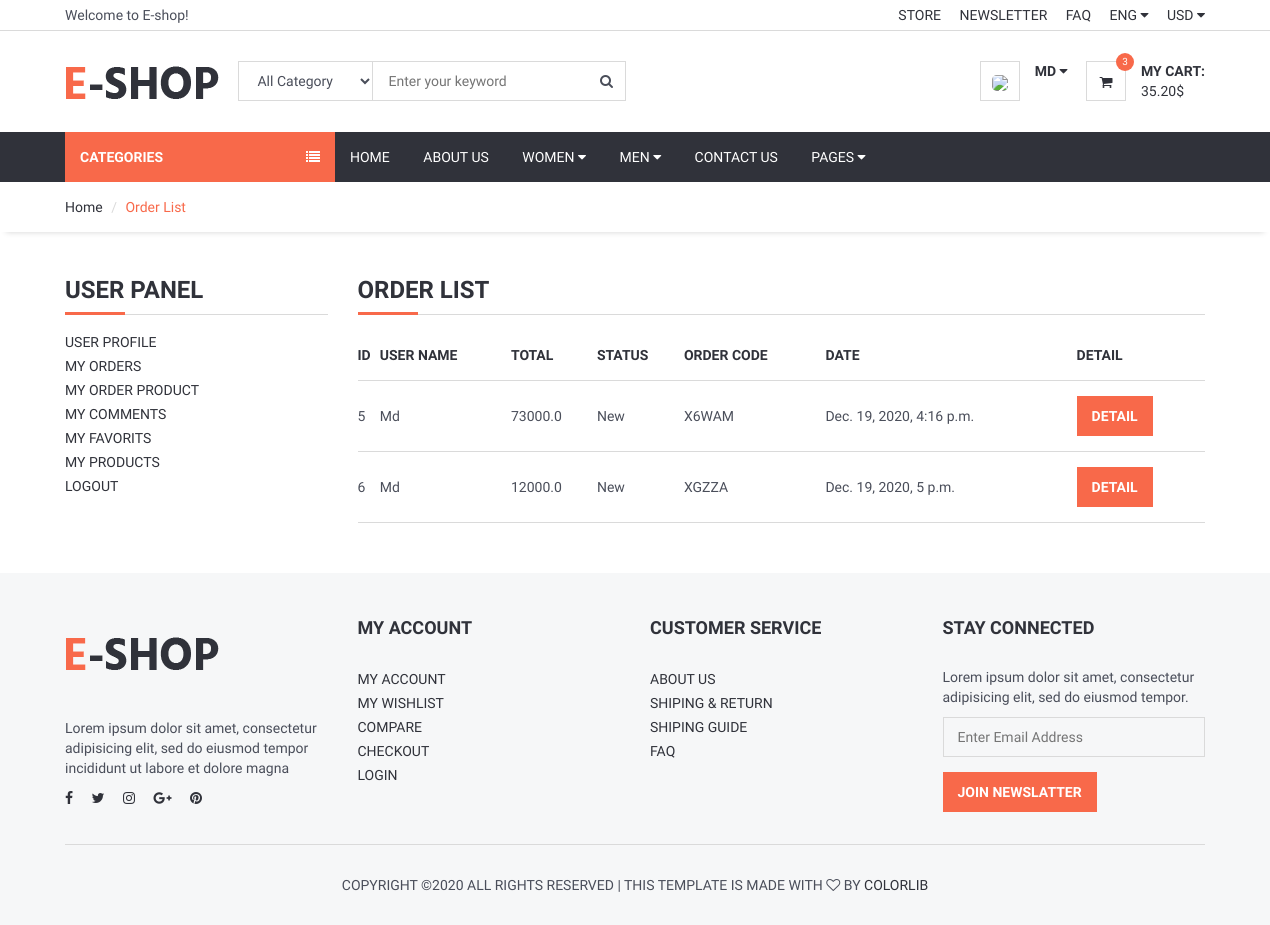
The page /user/orders/ (signed in) on the database as committed earlier.
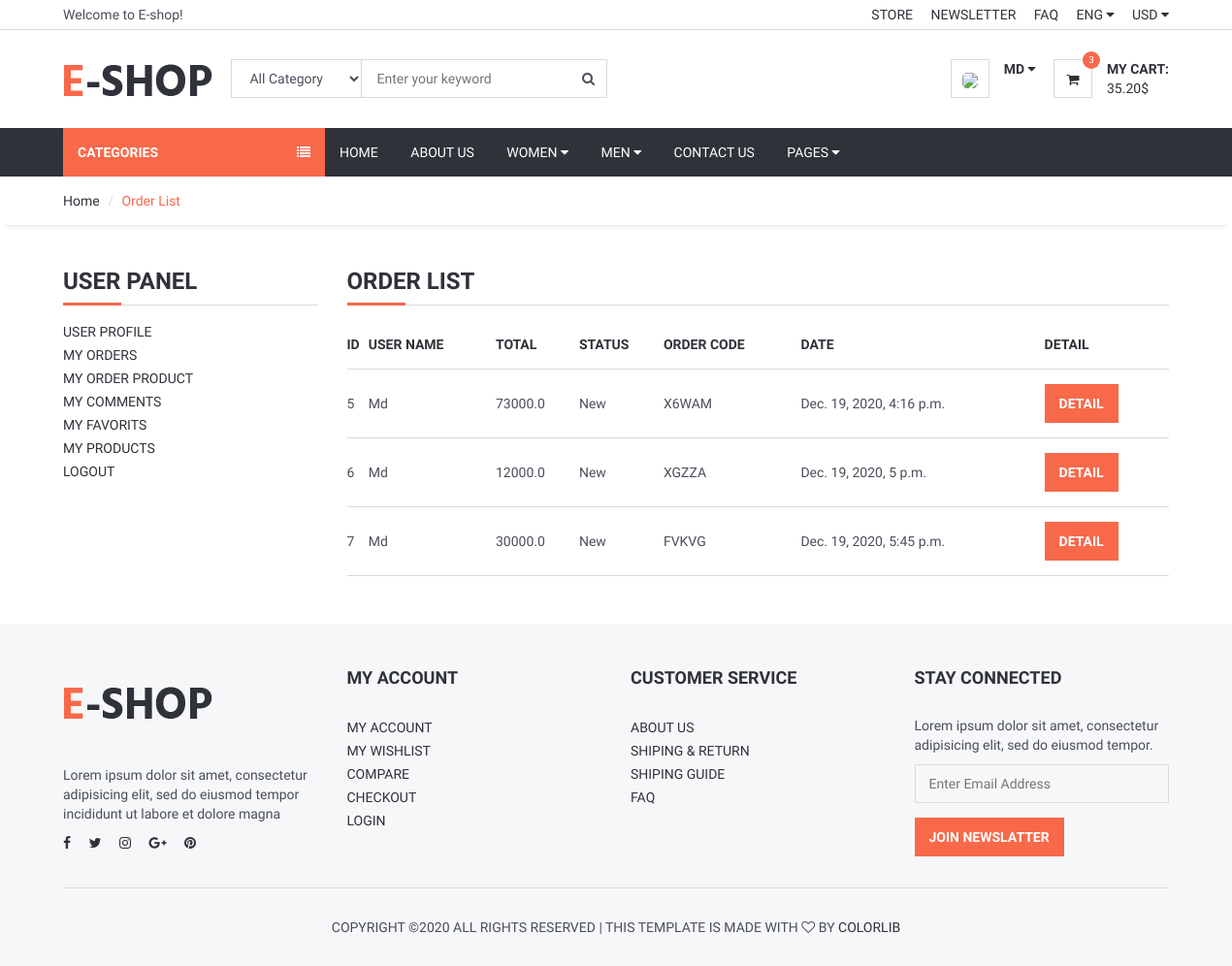
The same page on the database as committed later.
### order/models.py (models this page shows, shortened)
class Order(models.Model):
    STATUS = (
        ('New', 'New'),
        ('Accepted', 'Accepted'),
        ('Preaparing', 'Preaparing'),
        ('OnShipping', 'OnShipping'),
        ('Completed', 'Completed'),
        ('Canceled', 'Canceled'),
    )
    user = models.ForeignKey(User , on_delete=models.SET_NULL, null=True)
    code = models.CharField(max_length=5, editable=False)
    first_name = models.CharField(max_length=50)
    last_name = models.CharField(max_length=50)
    phone = models.CharField(max_length=14, blank=True)
    address = models.CharField(max_length=150, blank=True)
    city = models.CharField(blank=True, max_length=50)
    country = models.CharField(blank=True, max_length=50)
    total = models.FloatField()
    status = models.CharField(max_length=10, choices=STATUS, default='New')
    ip = models.CharField(blank=True, max_length=50)
    admin_note = models.CharField(blank=True, max_length=150)
    create_at=models.DateTimeField(auto_now_add=True)
    update_at=models.DateTimeField(auto_now=True)

### user/views.py (the view)
# urls.py: path('orders/', user_orders, name='user_orders'),
@login_required
def user_orders(request):
    category = Category.objects.all()
    current_user = request.user
    orders = Order.objects.filter(user_id=current_user.id)
    context = {'category': category, 'orders': orders}
    return render(request, 'user_orders.html', context)

### user/templates/user_orders.html (shortened to what this page needs)
{% extends 'homebase.html' %}
{% block sidebar %} {% include 'sidebar.html' %} {% endblock %}
{% block body %}
	<div id="breadcrumb">
		<div class="container">
			<ul class="breadcrumb">
                <li><a href="{% url 'index' %}">Home</a></li>
                <li class="active">Order List</li>
			</ul>
		</div>
	</div>
	<div class="section">
		<div class="container">
			<div class="row">
				<div class="col-md-3">
                   {% include "user_panel.html" %}
                </div>
				<div class="col-md-9">
					<div class="order-summary clearfix">
						<div class="section-title">
							<h3 class="title">Order List</h3>
						</div>
						<table class="shopping-cart-table table">
							<thead>
								<tr>
                                    <th class="text-left">ID</th>
                                    <th class="text-left">User Name</th>
                                    <th class="text-left">Total</th>
                                    <th class="text-left">Status</th>
                                    <th class="text-left">Order Code</th>
                                    <th class="text-left">Date</th>
                                    <th class="text-left">Detail</th>
								</tr>
							</thead>
							<tbody>
								{% for order_obj in orders %}
								<tr>
                                    <td class="text-left">{{ order_obj.id }}</td>
                                    <td class="text-left">{{ order_obj.first_name }}</td>
									<td class="text-left">{{ order_obj.total }}</td>
                                    <td class="text-left">{{ order_obj.status }}</td>
									<td class="text-left">{{ order_obj.code }}</td>
                                    <td class="text-left">{{ order_obj.create_at }}</td>
									<td class="text-left"><a class="primary-btn" href="#"> Detail </a></td>
								</tr>
								{% endfor %}
							</tbody>
						</table>
					</div>
				</div>
			</div>
		</div>
	</div>
{% endblock  %}

Rows that differ between the two databases and show on the page:
added Order: id "7", first_name "Md", total "30000.0", status "New", code "FVKVG", create_at "Dec. 19, 2020, 5:45 p.m."
